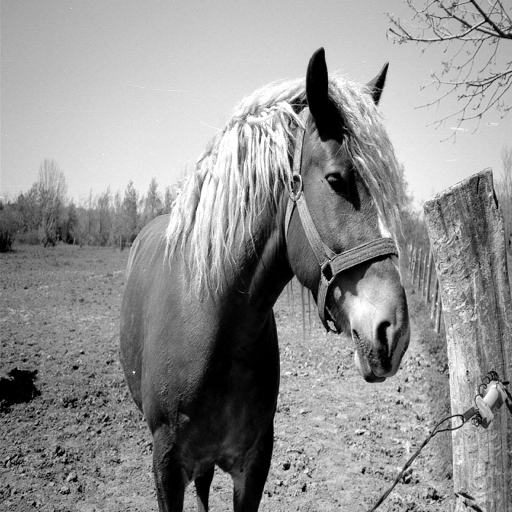
#> input picture horse.bmp, 512 x 512 px
$ python Exemple_dct2.py   (older library calls are emulated)
#> lines starting #> are read from the running program, lines starting #| are printed output that depends on the picture
### dct2.py
# -*- coding: utf-8 -*-
"""
Created on Thu Dec 15 15:08:35 2016

@author: ladretp
"""
#Definition of local functions

from scipy.fftpack import dct,idct
#___________________________________________________________
def dct2(x):
    return dct(dct(x,norm='ortho').T,norm='ortho').T
#_____________________________________________________________

def idct2(x):
    return idct(idct(x,norm='ortho').T,norm='ortho').T

### Exemple_dct2.py
# -*- coding: utf-8 -*-
"""
Created on Tue Oct 06 18:37:39 2015

@author: Patricia
"""
#######To clear the working memory###########
def clearall():
    all = [var for var in globals() if var[0] != "_"]
    for var in all:
        del globals()[var]
#############################################
#clearall()

import os
import numpy as np
from skimage.color import rgb2gray
from skimage import data, measure,io
import skimage as sk
import matplotlib.pyplot as plt
from dct2 import dct2, idct2
import PIL as pil #pour utiliser la librairie d'écriture de fichier jpeg

def decoupage_en_blocks(img, n=8):
    img_size = img.shape
    xMax = img_size[0]
    yMax = img_size[1]
    res = []

    for x in range(0, xMax, n):
        resbis = []
        for y in range(0, yMax, n):

            block = np.zeros((n, n))
            block = img[x:x+n,y:y+n]

            resbis.append(block)
        res.append(resbis)

    return res

def recollage_des_blocks(tab, n=8):
    xMax = len(tab)
    yMax = len(tab[0])

    img = np.zeros((xMax*n, yMax*n))

    for x in range(0, xMax):
        for y in range(0, yMax):

            for i in range(0, n):
                for j in range(0,n):

                    img[x*n+i,y*n+j] = tab[x][y][i][j]

    return img


def dct_blocks(tab, n=8):
    res = []

    for x in tab:
        resbis = []
        for block in x:

            new_block = np.zeros((n, n))
            new_block = dct2(block)

            resbis.append(new_block)
        res.append(resbis)

    return res

def idct_blocks(tab, n=8):
    res = []

    for x in tab:
        resbis = []
        for block in x:

            new_block = np.zeros((n, n))
            new_block = idct2(block)

            resbis.append(new_block)
        res.append(resbis)

    return res

def creer_tab_quantif(compression, n=8):
    res = np.zeros((n, n))

    for i in range(0,n):
        for j in range(0,n):
            res[i][j] = 1 + (1 + i + j)*compression

    return res

def quantification(tab, compression, n=8):
    res = []
    tab_quantif = creer_tab_quantif(compression,n)

    for x in tab:
        resbis = []
        for block in x:

            new_block = np.zeros((n, n))
            new_block = np.round(block/tab_quantif)

            resbis.append(new_block)
        res.append(resbis)

    return res

def dequantification(tab, compression, n=8):
    res = []
    tab_quantif = creer_tab_quantif(compression,n)

    for x in tab:
        resbis = []
        for block in x:

            new_block = np.zeros((n, n))
            new_block = block*tab_quantif

            resbis.append(new_block)
        res.append(resbis)

    return res


plt.close('all')
n=8
c=50
nb_image = 1


#Recuperation et configuration de l'image initiale
img=io.imread('horse.bmp')
#> img is the input picture: shape (512, 512); min 0, max 255, mean 146.1
img_gray = rgb2gray(img)
img_gray=sk.img_as_float(img_gray)*255
plt.figure(nb_image)
plt.title('Image initiale')
plt.imshow(img_gray, cmap='gray')
nb_image += 1


img_size=img_gray.shape
#> img_size = (512, 512)

##############################################

#Decoupage en blocs, dct et quantification
blocks = decoupage_en_blocks(img_gray, n)
#> after the loop in decoupage_en_blocks, `for x in range(0, xMax, n):`: res = 64 items
#> blocks = 64 items
blocks = dct_blocks(blocks, n)
#> the loop in dct_blocks, `for x in tab:` made 64 passes
blocks = quantification(blocks, c, n)
#> the loop in quantification, `for x in tab:` made 64 passes


#Partie pour afficher l'image après avoir effectué une déquantification
blocks = dequantification(blocks, c, n)
#> the loop in dequantification, `for x in tab:` made 64 passes
blocks = idct_blocks(blocks, n)
#> the loop in idct_blocks, `for x in tab:` made 64 passes
new_img = recollage_des_blocks(blocks, n)
#> in recollage_des_blocks, `xMax = len(tab)`: xMax = 64
#> after the loop in recollage_des_blocks, `for x in range(0, xMax):`:
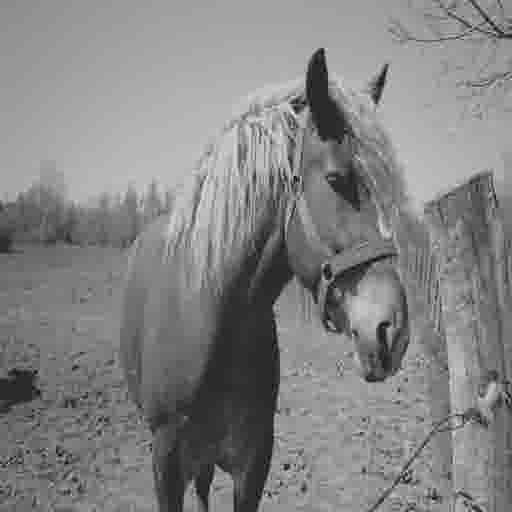
#> img: shape (512, 512) float64; min -71.47, max 349.5, mean 146.1; drawn with min black and max white
plt.figure(nb_image)
plt.title('Image finale')
plt.imshow(new_img, cmap='gray')
nb_image+=1

##############################################

#Pil pour différentes qualités
monIm = pil.Image.fromarray(np.ubyte(np.round(img_gray,0)))
try:
    os.mkdir('Pil')
except:
    pass

psnr = []
ssim = []
tabCompression = []

for nb_quality in range(1,101,1):
    monIm.save('Pil/horse_pil_qualite{}.jpeg'.format(nb_quality), quality = nb_quality)
    monImlu = io.imread("Pil/horse_pil_qualite{}.jpeg".format(nb_quality))
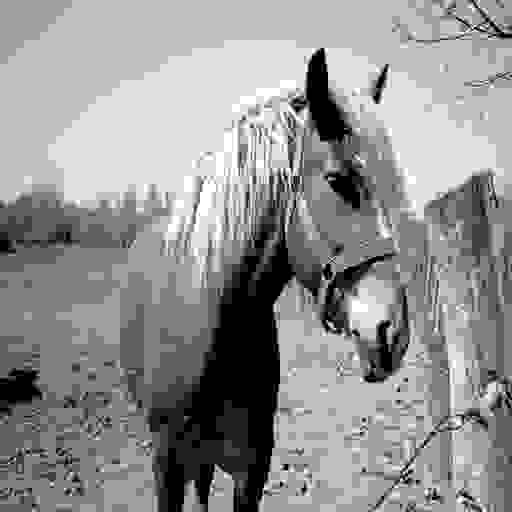
#> monImlu: shape (512, 512); min 0, max 255, mean 146
    #Calcul du psnr
#> (the run stopped early here; a loop or call above may not have finished)
